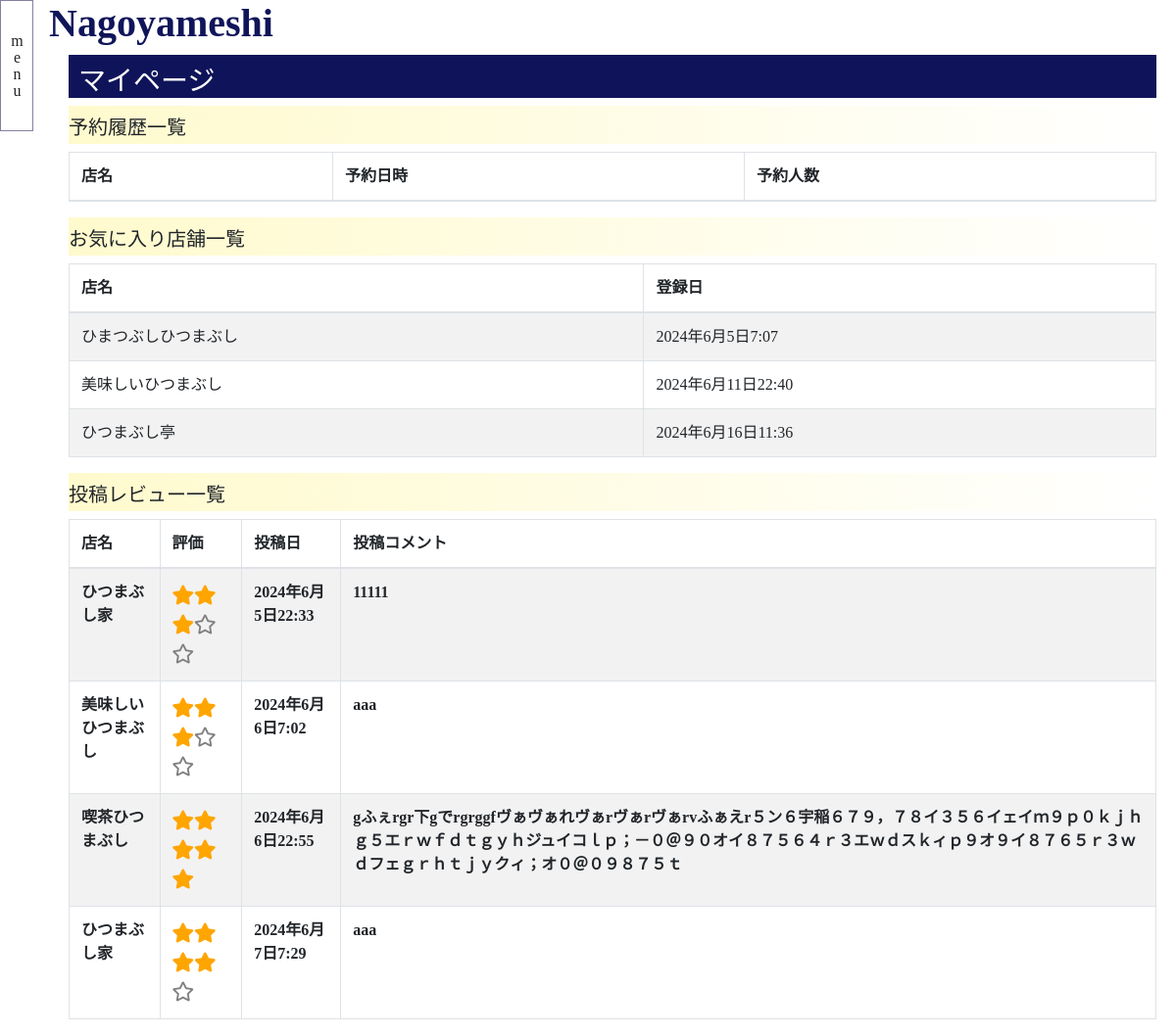
/mypage/ (signed in), run on an earlier commit of the app's database.
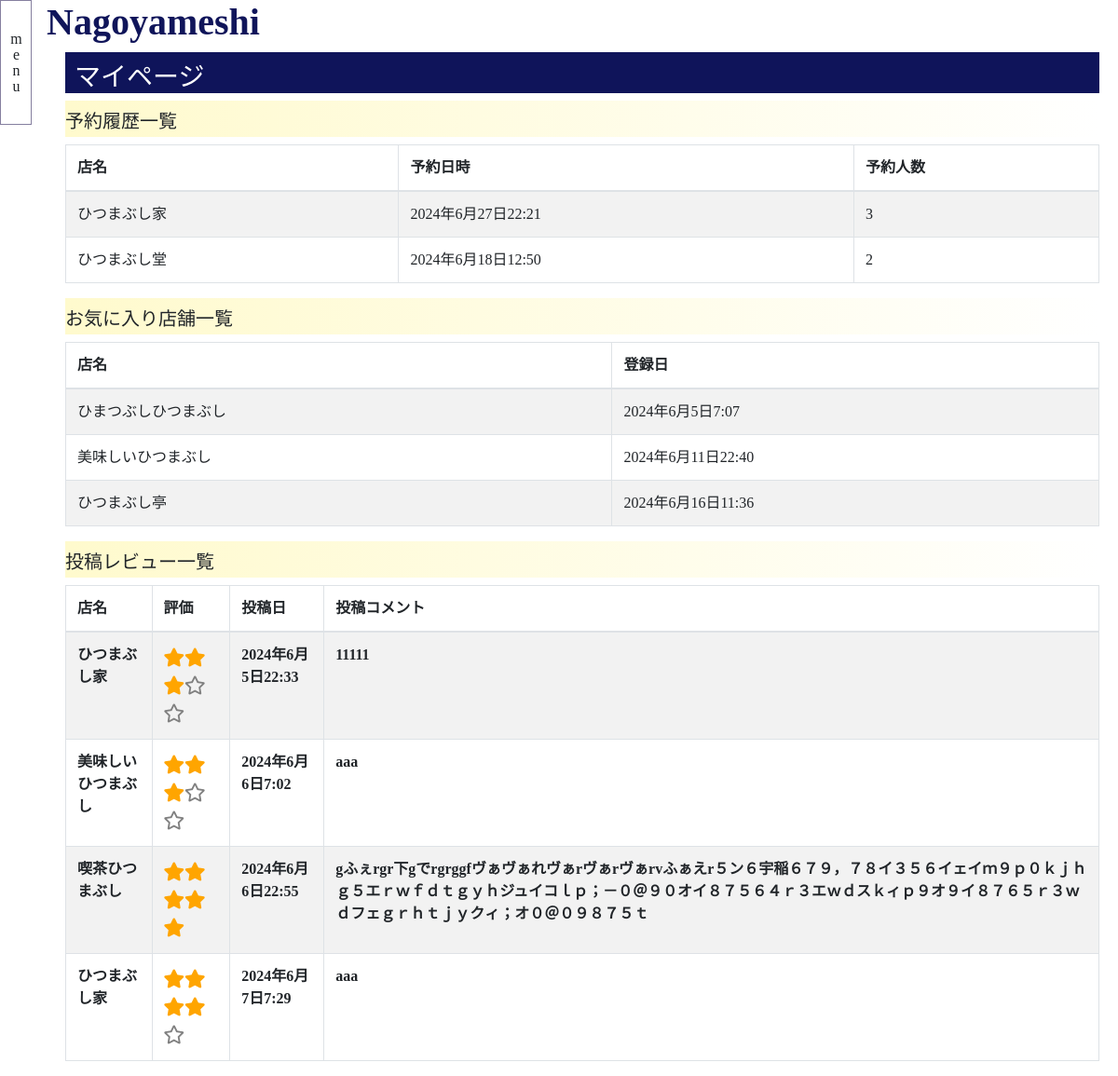
And on a later commit of the database.
### nagoyameshi/models.py (models this page shows, shortened)
class Fav(models.Model):
    created_date = models.DateTimeField(verbose_name="登録日",auto_now_add=True)
    user = models.ForeignKey(User, verbose_name="お気に入り登録ユーザー名", on_delete=models.CASCADE)
    restaurant = models.ForeignKey(Restaurant, verbose_name="対象飲食店", on_delete=models.CASCADE)

class Restaurant(models.Model):
    name = models.CharField(verbose_name="店舗名",max_length=100)
    category = models.ForeignKey(Category, verbose_name="カテゴリ", on_delete=models.SET_NULL, null=True, blank=True)
    img = models.ImageField(verbose_name="店舗画像", upload_to="nagoyameshi/restaurant/img")
    description = models.TextField(verbose_name="店舗説明文")
    created_date = models.DateTimeField(verbose_name="作成日",auto_now_add=True)
    update_date = models.DateTimeField(verbose_name="編集日",auto_now=True)
    budget = models.PositiveIntegerField(verbose_name="予算")
    capacity = models.PositiveIntegerField(verbose_name="受け入れ可能人数")
    start = models.TimeField(verbose_name="営業開始")
    end = models.TimeField(verbose_name="営業終了")

class Review(models.Model):
    created_date = models.DateTimeField(verbose_name="作成日時", auto_now_add=True)
    user = models.ForeignKey(User, verbose_name="レビューユーザー", on_delete=models.CASCADE)
    restaurant = models.ForeignKey(Restaurant, verbose_name="対象飲食店", on_delete=models.CASCADE)
    comment = models.TextField(verbose_name="コメント")
    stars = models.IntegerField(verbose_name="評価", validators=[MinValueValidator(1),MaxValueValidator(5)])
    def star_icon(self):
        dic                 = {}
        dic["true_star"]    = self.stars * " "
        dic["false_star"]   = (5-self.stars)* " "
        return dic

class Reservation(models.Model):
    date = models.DateTimeField(verbose_name="予約日時")
    user = models.ForeignKey(User, verbose_name="予約者", on_delete=models.CASCADE)
    restaurant = models.ForeignKey(Restaurant, verbose_name="対象飲食店", on_delete=models.CASCADE)
    people = models.PositiveIntegerField(verbose_name="予約人数",null=True, blank=True)

### nagoyameshi/views.py (the view)
class MypageView(View):
    def get(salf, request, *args, **kwargs):
        context = {}
        context["reservations"] = Reservation.objects.filter(user=request.user)
        context["favs"] = Fav.objects.filter(user=request.user)
        context["reviews"] = Review.objects.filter(user=request.user)
        return render(request, "nagoyameshi/mypage.html", context)

### templates/nagoyameshi/mypage.html (shortened to what this page needs)
{% extends "nagoyameshi/base.html" %}
{% block main %}
<h3>マイページ</h3>
<h5>予約履歴一覧</h5>
<table class="table table-striped table-hover table-bordered">
  <thead>
  <tr>
      <th>店名</th>
      <th>予約日時</th>
      <th>予約人数</th>
  </tr>
</thead>
{% for reservation in reservations %}
<tr>
    <td>{{ reservation.restaurant.name }}</td>
    <td>{{ reservation.date }}</td>
    <td>{{ reservation.people }}</td>
</tr>
{% endfor %}
</table>
<h5>お気に入り店舗一覧</h5>
<table class="table table-striped table-hover table-bordered">
  <thead>
  <tr>
      <th>店名</th>
      <th>登録日</th>
  </tr>
</thead>
{% for fav in favs %}
<tr>
    <td>{{ fav.restaurant.name }}</td>
    <td>{{ fav.created_date }}</td>
</tr>
{% endfor %}
</table>
<h5>投稿レビュー一覧</h5>
<table class="table table-striped table-hover table-bordered">
  <thead>
  <tr>
      <th>店名</th>
      <th>評価</th>
      <th>投稿日</th>
      <th>投稿コメント</th>
  </tr>
</thead>
{% for review in reviews %}
<tr>
  <th>{{ review.restaurant.name }}</th>
  <th>
    <div class="review_star">
    <span class="review_true_star">{% for s in review.star_icon.true_star %}<i class="fas fa-star"></i>{% endfor %}</span>
    <span class="review_false_star">{% for s in review.star_icon.false_star %}<i class="far fa-star"></i>{% endfor %}</span>
  </div>
  </th>
  <th>{{ review.created_date }}</th>
  <th>{{ review.comment }}</th>
</tr>
{% endfor %}
</table>
{% endblock %}

What changed in the data, as far as the page shows it:
added Reservation: restaurant.name "ひつまぶし家", date "2024年6月27日22:21", people "3"
added Reservation: restaurant.name "ひつまぶし堂", date "2024年6月18日12:50", people "2"
